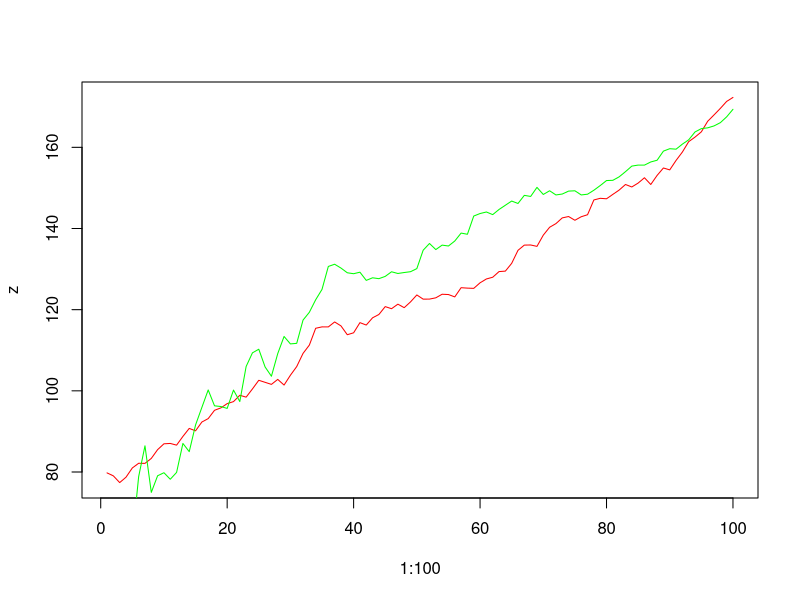
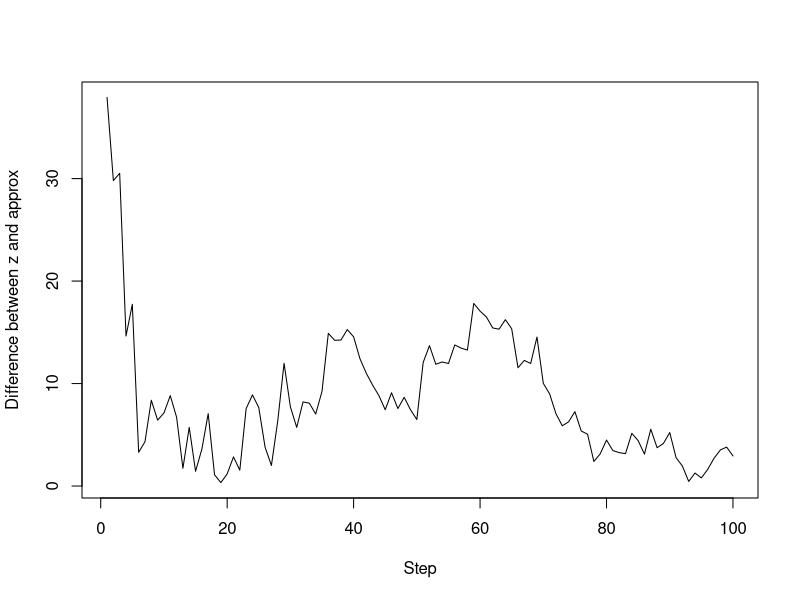
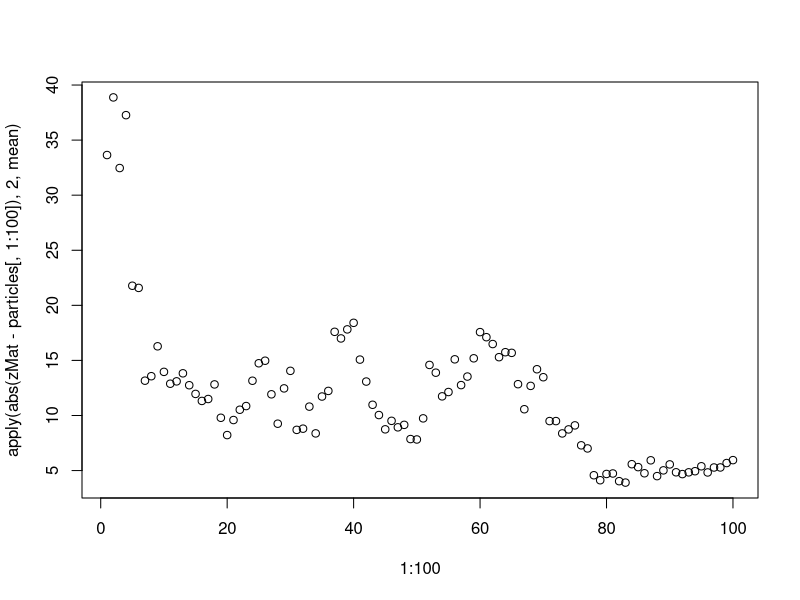
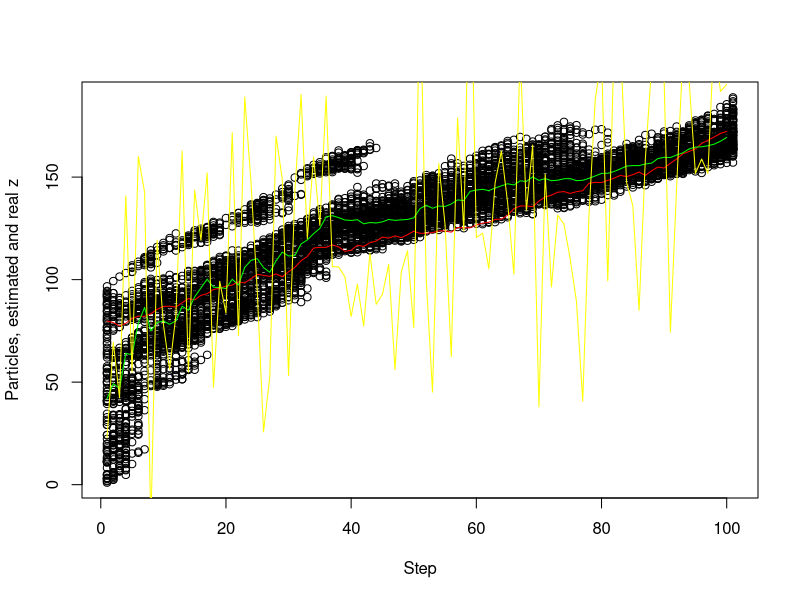
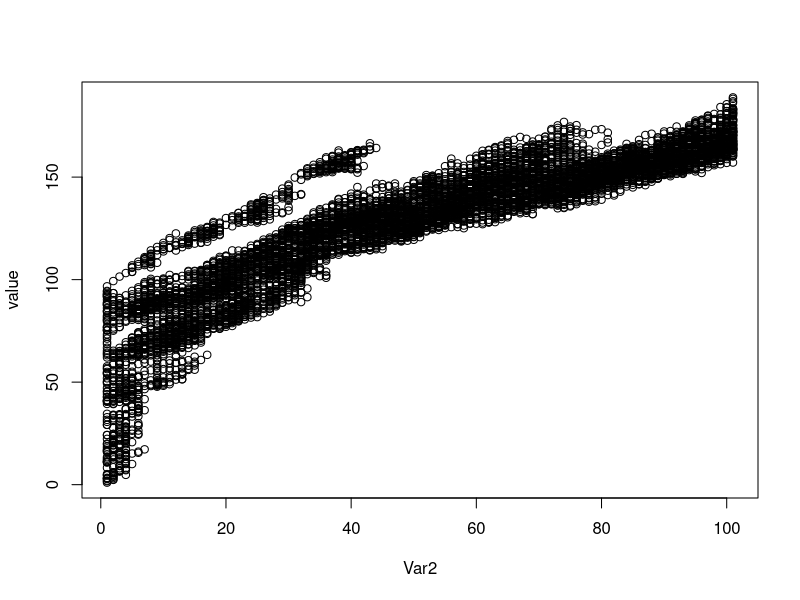
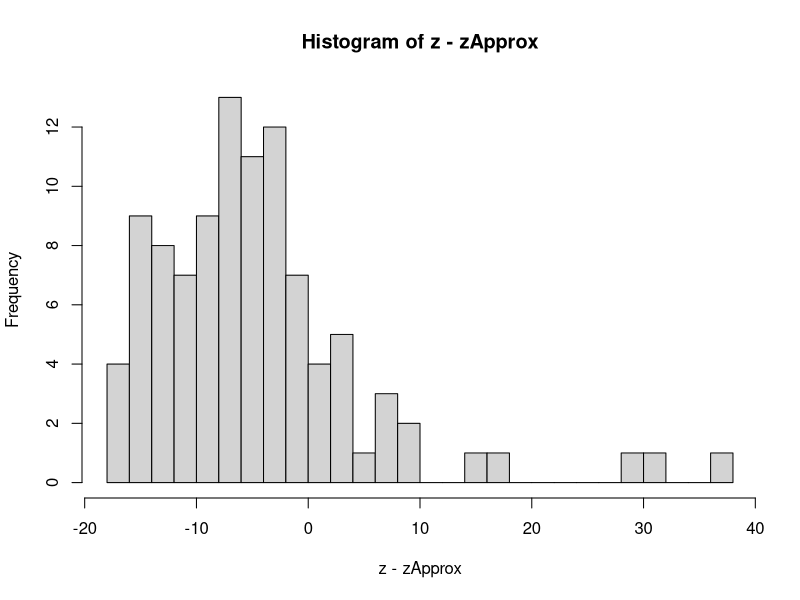

Recreate these plots in R, in order.
emissionFunction <- function(z, ufd, sdE){
  if (ufd < 1/3){
    return(rnorm(1, z, sdE))
  } else if (ufd > 2/3) {
    return(rnorm(1, z-1, sdE))
  } else {
    return(rnorm(1, z+1, sdE))
  }
}

transitionFunction <- function(z, ufd, sdT){
  if (ufd < 1/3){
    return(rnorm(1, z, sdT))
  } else if (ufd > 2/3) {
    return(rnorm(1, z+1, sdT))
  } else {
    return(rnorm(1, z+2, sdT))
  }
}

SSM <- function(steps, sdE){
  x <- rep(-1,100)
  z <- rep(-1,100)
  T <- steps
  
  # initial state
  z[1] <- runif(1,0,100)
  
  udfE <- runif(100,0,1)
  udfT <- runif(100,0,1)
  
  # first emission
  x[1] <- emissionFunction(z[1], udfE[1], sdE)
  
  for (t in 2:T){
    #transition
    z[t] <- transitionFunction(z[t-1], udfT[t], 1)
    #emission
    x[t] <- emissionFunction(z[t], udfE[t], sdE)
  }
  return(list(z, x))
}


filtering <- function(x, sdE){
  sdE <- sdE
  zApprox <- matrix(0, 1, 100) 
  weights <- matrix(0,100,100)
  particles <- matrix(0, 100, 101)
  weightComponent<-matrix(0,100,100)
  
  particles[,1] <- runif(100,1,100) # zt^m
  
  for (t in 1:100){ # t for time
    for (p in 1:100){ # p for particle
      weights[p,t] <- (dnorm(x[t], particles[p, t], sdE)
                       + dnorm(x[t], particles[p, t]-1, sdE)
                       + dnorm(x[t], particles[p,t]+1 , sdE))/ 3
    }
    weights[,t] <- weights[,t]/sum(weights[,t]) # Normalize
    weightComponent[,t] <- sample(particles[,t], size=100, replace=TRUE, prob = weights[,t])
    
    ufd <- runif(100,0,1)
    for (p in 1:100){ # p for particle
      particles[p, t+1] <- transitionFunction(weightComponent[p, t], ufd = ufd[p], sdT = 1)
    }
    zApprox[t] <- sum(weights[,t]*particles[,t])
  }
  return(list(zApprox, weights, particles))
}

set.seed(123456)

sdE <- 50

simulation <- SSM(100, sdE)

z <- simulation[[1]]
x <- simulation[[2]]

result <- filtering(x, sdE)

zApprox <- result[[1]]
weights <- result[[2]]
particles <- result[[3]]

SEError <- sqrt(sum((zApprox-z)^2))

plot(1:100,z,type="l", col = "red")
lines(1:100, zApprox, col="green")

plot(1:100, abs(z - zApprox), type="l", ylab="Difference between z and approx", xlab="Step")

zMat<-matrix(z,100,100,byrow=TRUE)

apply(abs(zMat-particles[,1:100]),2,mean)

plot(1:100,apply(abs(zMat-particles[,1:100]),2,mean))

#installed.packages(reshape2)
library(reshape2)
plot(melt(particles)[,2:3],xlab="Step", ylab="Particles, estimated and real z")
lines(1:100, z, col="red")
lines(1:100, zApprox, col="green")
lines(1:100, x, col="yellow")
library(reshape2)
plot(melt(particles)[,2:3])

hist(z-zApprox, breaks=20)

